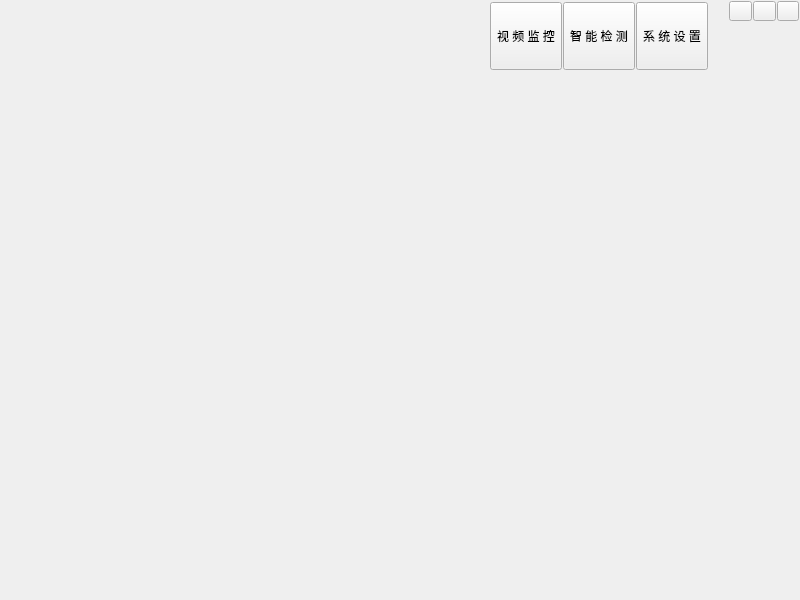
<?xml version="1.0" encoding="UTF-8"?>
<ui version="4.0">
 <class>MainWindow</class>
 <widget class="QWidget" name="MainWindow">
  <property name="geometry">
   <rect>
    <x>0</x>
    <y>0</y>
    <width>800</width>
    <height>600</height>
   </rect>
  </property>
  <property name="minimumSize">
   <size>
    <width>500</width>
    <height>100</height>
   </size>
  </property>
  <property name="cursor">
   <cursorShape>ArrowCursor</cursorShape>
  </property>
  <property name="mouseTracking">
   <bool>true</bool>
  </property>
  <property name="windowTitle">
   <string>MainWindow</string>
  </property>
  <property name="styleSheet">
   <string notr="true"/>
  </property>
  <layout class="QGridLayout" name="gridLayout_2">
   <property name="leftMargin">
    <number>1</number>
   </property>
   <property name="topMargin">
    <number>1</number>
   </property>
   <property name="rightMargin">
    <number>1</number>
   </property>
   <property name="bottomMargin">
    <number>1</number>
   </property>
   <item row="0" column="0">
    <widget class="QWidget" name="widgetTitle" native="true">
     <property name="sizePolicy">
      <sizepolicy hsizetype="Expanding" vsizetype="Expanding">
       <horstretch>0</horstretch>
       <verstretch>0</verstretch>
      </sizepolicy>
     </property>
     <property name="minimumSize">
      <size>
       <width>0</width>
       <height>70</height>
      </size>
     </property>
     <property name="maximumSize">
      <size>
       <width>16777215</width>
       <height>70</height>
      </size>
     </property>
     <layout class="QHBoxLayout" name="horizontalLayout_2">
      <property name="spacing">
       <number>20</number>
      </property>
      <property name="leftMargin">
       <number>0</number>
      </property>
      <property name="topMargin">
       <number>0</number>
      </property>
      <property name="rightMargin">
       <number>0</number>
      </property>
      <property name="bottomMargin">
       <number>0</number>
      </property>
      <item>
       <widget class="QLabel" name="labIcon">
        <property name="text">
         <string/>
        </property>
       </widget>
      </item>
      <item>
       <widget class="QLabel" name="labTitle">
        <property name="text">
         <string/>
        </property>
       </widget>
      </item>
      <item>
       <spacer name="horizontalSpacer">
        <property name="orientation">
         <enum>Qt::Horizontal</enum>
        </property>
        <property name="sizeType">
         <enum>QSizePolicy::Expanding</enum>
        </property>
        <property name="sizeHint" stdset="0">
         <size>
          <width>424</width>
          <height>38</height>
         </size>
        </property>
       </spacer>
      </item>
      <item>
       <widget class="QWidget" name="widget" native="true">
        <property name="sizePolicy">
         <sizepolicy hsizetype="Preferred" vsizetype="Preferred">
          <horstretch>0</horstretch>
          <verstretch>0</verstretch>
         </sizepolicy>
        </property>
        <property name="minimumSize">
         <size>
          <width>0</width>
          <height>0</height>
         </size>
        </property>
        <layout class="QHBoxLayout" name="horizontalLayout">
         <property name="spacing">
          <number>1</number>
         </property>
         <property name="leftMargin">
          <number>1</number>
         </property>
         <property name="topMargin">
          <number>1</number>
         </property>
         <property name="rightMargin">
          <number>1</number>
         </property>
         <property name="bottomMargin">
          <number>1</number>
         </property>
         <item>
          <widget class="QToolButton" name="btnMonitor">
           <property name="sizePolicy">
            <sizepolicy hsizetype="Fixed" vsizetype="Expanding">
             <horstretch>0</horstretch>
             <verstretch>0</verstretch>
            </sizepolicy>
           </property>
           <property name="text">
            <string>视 频 监 控</string>
           </property>
           <property name="popupMode">
            <enum>QToolButton::InstantPopup</enum>
           </property>
          </widget>
         </item>
         <item>
          <widget class="QToolButton" name="btnPlayback">
           <property name="sizePolicy">
            <sizepolicy hsizetype="Fixed" vsizetype="Expanding">
             <horstretch>0</horstretch>
             <verstretch>0</verstretch>
            </sizepolicy>
           </property>
           <property name="text">
            <string>智 能 检 测</string>
           </property>
          </widget>
         </item>
         <item>
          <widget class="QToolButton" name="btnSettings">
           <property name="sizePolicy">
            <sizepolicy hsizetype="Fixed" vsizetype="Expanding">
             <horstretch>0</horstretch>
             <verstretch>0</verstretch>
            </sizepolicy>
           </property>
           <property name="styleSheet">
            <string notr="true"/>
           </property>
           <property name="text">
            <string>系 统 设 置</string>
           </property>
          </widget>
         </item>
        </layout>
       </widget>
      </item>
      <item>
       <widget class="QWidget" name="widget_2" native="true">
        <property name="sizePolicy">
         <sizepolicy hsizetype="Preferred" vsizetype="Preferred">
          <horstretch>0</horstretch>
          <verstretch>0</verstretch>
         </sizepolicy>
        </property>
        <property name="maximumSize">
         <size>
          <width>70</width>
          <height>16777215</height>
         </size>
        </property>
        <layout class="QGridLayout" name="gridLayout">
         <property name="leftMargin">
          <number>0</number>
         </property>
         <property name="topMargin">
          <number>0</number>
         </property>
         <property name="rightMargin">
          <number>0</number>
         </property>
         <property name="bottomMargin">
          <number>0</number>
         </property>
         <property name="spacing">
          <number>1</number>
         </property>
         <item row="0" column="0">
          <widget class="QPushButton" name="btnMinimize">
           <property name="sizePolicy">
            <sizepolicy hsizetype="Minimum" vsizetype="Fixed">
             <horstretch>0</horstretch>
             <verstretch>0</verstretch>
            </sizepolicy>
           </property>
           <property name="maximumSize">
            <size>
             <width>16777215</width>
             <height>20</height>
            </size>
           </property>
           <property name="text">
            <string/>
           </property>
          </widget>
         </item>
         <item row="0" column="1">
          <widget class="QPushButton" name="btnMaximize">
           <property name="sizePolicy">
            <sizepolicy hsizetype="Minimum" vsizetype="Fixed">
             <horstretch>0</horstretch>
             <verstretch>0</verstretch>
            </sizepolicy>
           </property>
           <property name="maximumSize">
            <size>
             <width>16777215</width>
             <height>20</height>
            </size>
           </property>
           <property name="text">
            <string/>
           </property>
          </widget>
         </item>
         <item row="0" column="2">
          <widget class="QPushButton" name="btnClose">
           <property name="sizePolicy">
            <sizepolicy hsizetype="Minimum" vsizetype="Fixed">
             <horstretch>0</horstretch>
             <verstretch>0</verstretch>
            </sizepolicy>
           </property>
           <property name="maximumSize">
            <size>
             <width>16777215</width>
             <height>20</height>
            </size>
           </property>
           <property name="text">
            <string/>
           </property>
          </widget>
         </item>
         <item row="1" column="1">
          <spacer name="verticalSpacer">
           <property name="orientation">
            <enum>Qt::Vertical</enum>
           </property>
           <property name="sizeHint" stdset="0">
            <size>
             <width>20</width>
             <height>46</height>
            </size>
           </property>
          </spacer>
         </item>
        </layout>
       </widget>
      </item>
     </layout>
    </widget>
   </item>
   <item row="1" column="0">
    <widget class="QStackedWidget" name="stackedWidget">
     <property name="currentIndex">
      <number>-1</number>
     </property>
    </widget>
   </item>
  </layout>
 </widget>
 <resources/>
 <connections/>
</ui>
